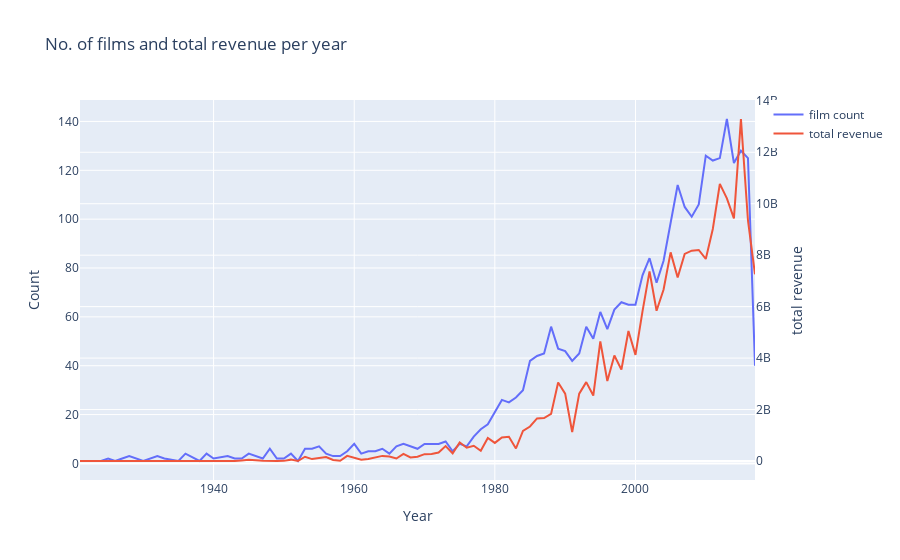

Notebook source saved alongside this figure:
### Code cell
d1=train['release_date_year'].value_counts().sort_index()
d2=train.groupby(['release_date_year'])['revenue'].sum()

data=[go.Scatter(x=d1.index,y=d1.values,name='film count'),
      go.Scatter(x=d2.index,y=d2.values,name='total revenue',yaxis='y2')]
layout=go.Layout(dict(title='No. of films and total revenue per year',
                      xaxis=dict(title='Year'),
                      yaxis=dict(title='Count'),
                      yaxis2=dict(title='total revenue',
                                  overlaying='y',
                                  side='right')),
                 legend=dict(orientation="v"))



fig = dict(data = data, layout = layout)
configure_plotly_browser_state()

iplot(fig)
